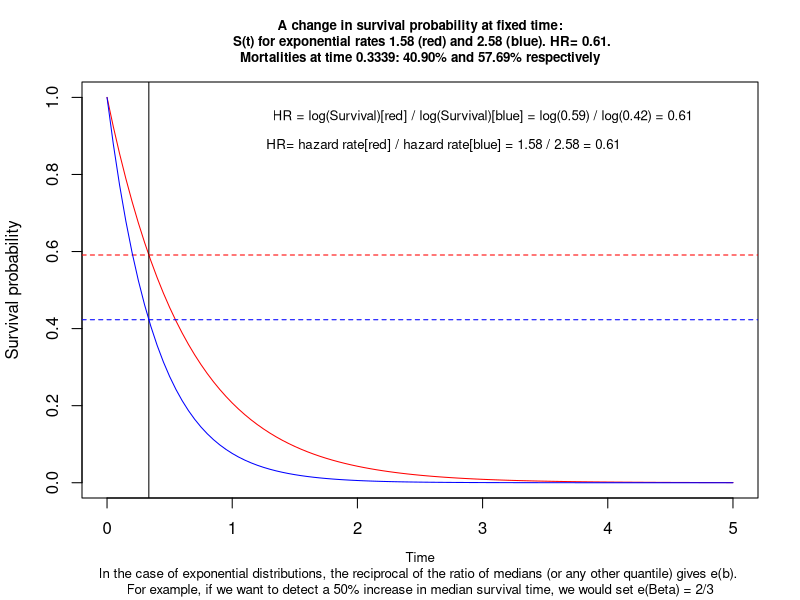
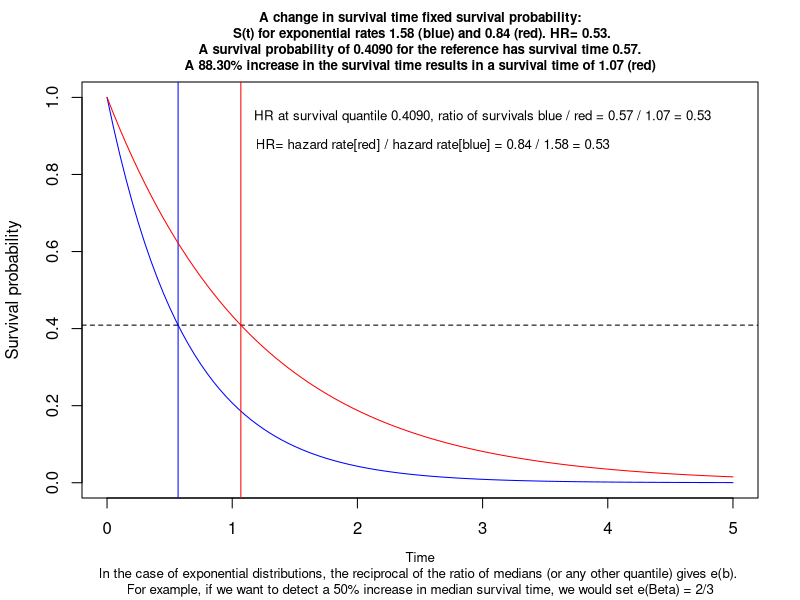
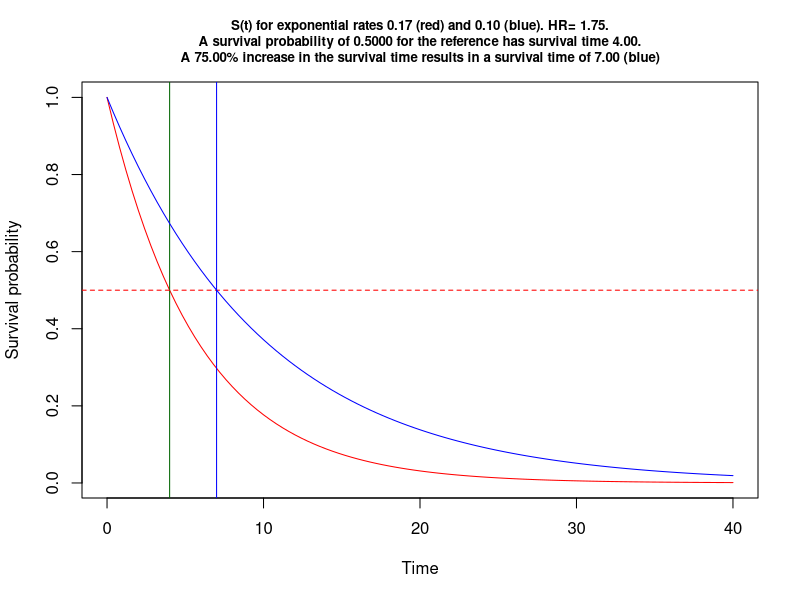
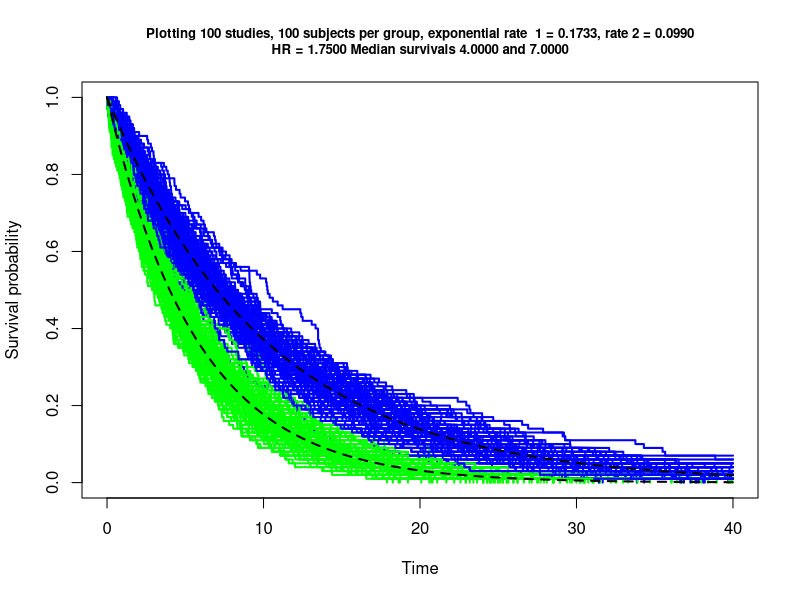

Generate these figures, in order, with R: (Note: this script raises an error after producing the figures.)
## ---- chunk 1

#/***************************************************************************#
#Filename           :      xxxxxxxxxxxxxxxxxxxxx
#Author             :      obrieea1
#Date               :      xx-May-2021
#R                  :      xxxxxxxxxxxxx
#Platform           :      xxxxxxxxxxxxx 
#Project/Study      :      xxxxxxxxxxxxx
#Description        :      xxxxxxxxxxxxx   
#Assumptions:   
#Input              :       
#Output             :      An .R, .Rmd and .html file is output to xxx
#                          An .R file is output to the dir where original .Rmd file is located
#Macros used        :      none
#---------------------------------------------------------------------------
#MODIFICATION HISTORY: 
#    <DD-MON-YYYY>,
#    <Description> 
#    
#***************************************************************************/

# knit: (function(inputFile, encoding) { 
#               out_dir <- '~/Survival-power';   
#           rmarkdown::render(inputFile,
#                         encoding=encoding, 
#       output_file=file.path(out_dir,'survival power exploration.html')) })

        rm(list=ls())

        set.seed(123)
        startTime<-proc.time()
        library(knitr)
        knit_hooks$set(purl = hook_purl)  #new line
        options(width=120)
        options(width = 999)
        opts_chunk$set(comment = "", warning = FALSE, message = FALSE,
                       echo = FALSE, tidy = FALSE, size="tiny",  cache=FALSE,
                       progress=TRUE,
                         fig.width=7, fig.height=3.5,
                       cache.path = 'program_Cache/',
                       fig.path='figure/')
         
        knitr::knit_hooks$set(inline = function(x) {
          knitr:::format_sci(x, 'md')
        })
         
        
        options(scipen=999)  # remove scientific notation
        
      
        # create an R file of the code!
        # https://stackoverflow.com/questions/26048722/knitr-and-tangle-code-without-execution
        
         # knit_hooks$set(purl = function(before, options) {
         #   if (before) return()
         #   input  = current_input()  # filename of input document
         #   output = paste(tools::file_path_sans_ext(input), 'R', sep = '.')
         #   if (knitr:::isFALSE(knitr:::.knitEnv$tangle.start)) {
         #   assign('tangle.start', TRUE, knitr:::.knitEnv)
         #   unlink(output)
         # }
         #   cat(options$code, file = output, sep = '\n', append = TRUE)
         # })

          # function to calculate the mode     
          getmode <- function(v) {
               uniqv <- unique(v)
               uniqv[which.max(tabulate(match(v, uniqv)))]
          }
  
          
        # https://stackoverflow.com/questions/36868287/purl-within-knit-duplicate-label-error
          
          options(knitr.duplicate.label = 'allow') # to help with purl
 
          
## ---- chunk 2

 
      
      gps1 <-  paste0('~/Survival-power')
      gps2 <-  paste0('~/Survival-power')
      
      path.script <- paste0(gps1, '')        # code to go here
      path.import <- paste0(gps2, '')  # data is here
      path.export <- paste0(gps1, '') 
      
      wd <- Rhome <- paste0('~/Survival-power')
      wd.code <- paste0(Rhome,'')                 
      wd.data <- paste0(Rhome,'')
 
      
      
      # rounding functions
      p2 <- function(x) {formatC(x, format="f", digits=2)}
      p3 <- function(x) {formatC(x, format="f", digits=3)}
      p4 <- function(x) {formatC(x, format="f", digits=4)}
      
       # https://stackoverflow.com/questions/3245862/format-numbers-to-significant-figures-nicely-in-r
      formatz <- function(x){
        
        if (!is.na(x)  ) {
          
          formatC(signif(x,digits=5), digits=5,format="fg", flag="#",big.mark=",")
          
        }
        
      }
      
      formatz0 <- function(x){
        sprintf(x, fmt = '%s')  
      }
      formatz1 <- function(x){
        sprintf(x, fmt = '%#.1f')  
      }
      formatz2 <- function(x){
        sprintf(x, fmt = '%#.2f')  
      }
      formatz00 <- function(x){
        round(x,0) 
      }
      formatz4 <- function(x){
        sprintf(x, fmt = '%#.4f')  
      }
 
      
## ---- chunk 3
      
    # functions  to get means and SDs, not used
    mymean <- function(x) {mean(x, na.rm=T)}
    mysd <- function(x) {sd(x, na.rm=T)}
    
     
## ---- chunk 4
 
    library(survival)
    library(rms) # for modelling
    library(tidyverse)
   
## ---- chunk 5
      
  # x <- list.files(path.import,".")   # get the names of all files in this dir.
  # #
  # f <- x[grep("\\.sas7bdat\\b",x)]  # get the names that include sas7bdat
  # 
  # f <- c("zzzzz.sas7bdat","yyyy.sas7bdat","xxxx.sas7bdat")
  # 
  # # assign names to objects and call the object the actual name
  # for (i in 1:length(f)) assign(f[i], haven::read_sas(paste0(path.import,f[i])))

  lambda  <-runif(1,1,3)                       # random, this will be a constant hazard rate
  lambda2 <-runif(1,1,3)                       # random, second curve rate
  
  end <- ceiling(-(log(1-.999)/ lambda))       # for plotting 99th percentile
  s <- seq(0,end, length.out = end+1)          # reasonable x axis
  p <- 0.5                                         # choose survival prop
  p <- runif(1)                                   # random survival prop
  ms <- -log(1-p)/lambda                       # survival

  (time1 <- ms )
  (mort1 <-  exp(-lambda2*  ms  ) ) # e^-lambda*t
  
  # tereneau book p62
  # In the case of exponential distributions, the reciprocal of the ratio of
  # medians (or any other quantile) gives e(b). For example, if we want to
  # detect a 50% increase in median survival time, we would set e(Beta) = 2/3. 
  (log(1-p)/log(mort1))
  lambda/lambda2
  #~~~~~~~~~~~~~~~~~~~~~~~~~~~~~~~~~~~~~~~~~~~~~~~~~~~~~~~~~~~~~~~~~~~~~~~~~~~~~~~~~~~~
  #~~~~~~~~~~~~~~~~~~~~~~~~~~~~~~~~~~~~~~~~~~~Survival function~~~~~~~~~~~~~~~~~~~~~~~~~~~~~~~
  zp <- function(x, shape, scale)
    pweibull(x, shape=shape, scale=scale,lower.tail=F)
  
  #~~~~~~~~~~~~~~~~~~
  curve(zp(x, shape=1, scale=1/lambda), from=0, to=end, 
         main=paste0("A change in survival probability at fixed time:\n S(t) for exponential rates ",
                     formatz2(lambda)," (red) and ",formatz2(lambda2), " (blue). HR= ",
                     formatz2(lambda/lambda2),".\nMortalities at time ",
                     formatz4(ms),": ",formatz2(p*100),"% and ", 
                     formatz2((1-mort1)*100 ), "% respectively" ), cex.main = .8,
                     ylab='Survival probability', xlab='', col="red", 
                      sub= "Time\nIn the case of exponential distributions, the reciprocal of the ratio of medians (or any other quantile) gives e(b). \nFor example, if we want to detect a 50% increase in median survival time, we would set e(Beta) = 2/3" ,  cex.sub=.8)

  abline(v=ms )  
  abline(h=1-p , col='red' , lty=2)
  #~~~~~~~~~~~~~~~~~~
  curve(zp(x, shape=1, scale=1/lambda2), from=0, to=end,    # main=paste0("S(t), rate = ",lambda2,""),
        ylab='Survival probability', xlab='Time', col="blue", add=TRUE)
  abline(h=mort1 , col='blue' , lty=2)                      # think of exp(-lambda*t) where t is the define line above
  #~~~~~~~~~~~~~~~~~~
  text(x = end*.6, y = .95, #(1-p)*1.1, #.7,                # Text with different color & size
       paste0("HR = log(Survival)[red] / log(Survival)[blue] = log("
              ,formatz2(1-p),
              ") / log(",
              formatz2(mort1),
              ") = ", 
              formatz2( log(1-p)/log(mort1) ),
              ""),
       col = "black",#1b98e0",
       cex = .8)
  #~~~~~~~~~~~~~~~~~~
  text(x = end*.537, y = .875, #mort1*.9, #.5,                # Text with different color & size
       paste0(expression("HR= hazard rate[red] / hazard rate[blue] = "),
              formatz2(lambda)," / ",formatz2(lambda2)," = "
              ,formatz2(lambda/lambda2),""
              ),
       col = "black",#1b98e0",
             cex = .8)
  #~~~~~~~~~~~~~~~~~~
     # ratio of two survivals
     A <- -log(1-p)/lambda2
     B <- -log(1-p)/lambda
      
     A/B
     lambda/lambda2

## ---- chunk 6
      
 #~~~~~~~~~~~~~~~~~~~~~~~~~~~~~~~~~~~~~~~~~~~~~~~~~~~~~~~~~~~~~~~~~~~~~~~~~~~~~~~~~~~~~~~~~~~~~~~~
 ## instead of survival mortality lets postulated change in the time for survival  
 #a 50% increase in median survival time, we would set e(3 =
 
 fact. <-     runif(1) # random % increase in time for survival of this means
 lambda2  <-  lambda/(1+fact.)  # use lambda from previous chunk
 hr    <-     lambda2/lambda
 
 ref.time <- -log(p)/lambda
 trt.time <- -log(p)/lambda2
 
 curve(zp(x, shape=1, scale=1/lambda), from=0, to=end, 
       main=paste0("A change in survival time fixed survival probability:\n S(t) for exponential rates ",formatz2(lambda)," (blue) and ",formatz2(lambda2), " (red). HR= ",formatz2(hr),".\n A survival probability of ",formatz4(p)," for the reference has survival time ",
                   formatz2( ref.time),". \nA ",formatz2(fact.*100) ,"% increase in the survival time results in a survival time of ",formatz2(trt.time)," (red)"),  cex.main = .8,
       ylab='Survival probability',xlab='', 
       col="blue",
        sub= "Time\nIn the case of exponential distributions, the reciprocal of the ratio of medians (or any other quantile) gives e(b). \nFor example, if we want to detect a 50% increase in median survival time, we would set e(Beta) = 2/3" , cex.sub=.8)
 
   text(x = end*.6, y = .95, #p*1.2,              # Text with different color & size
       paste0("HR at survival quantile ",formatz4(p),", ratio of survivals blue / red = "
              ,formatz2(ref.time),
              " / ",
              formatz2(trt.time),
              " = ", 
              formatz2( ref.time/trt.time ),
              ""),
       col = "black",
       cex = .8)
 
  #~~~~~~~~~~~~~~~~~~
  text(x = end*.52, y = .875, #mort1*.9, #.5,                # Text with different color & size
       paste0(expression("HR= hazard rate[red] / hazard rate[blue] = "),
              formatz2(lambda2)," / ",formatz2(lambda)," = "
              ,formatz2(lambda2/lambda),""
              ),
       col = "black",#1b98e0",
             cex = .8)
  #~~~~~~~~~~~~~~~~~~~
 abline(v= -log(p)/lambda, col='blue')  
 abline(h=p , col='black' , lty=2)
 abline(v= -log(p)/lambda2 , col='red')   
 
 curve(zp(x, shape=1, scale=1/lambda2), from=0, to=end,  
       ylab='Survival probability', xlab='Time', col="red", add=TRUE)
  
 #~~~~~~~~~~~~~~~~~~~~~~~~~~~~~~~~~~~~~~~~~~~~~~~~~~~~~~~~~~~~~~~~~~~~~~~~~~~~~~~~~~~~~~~~~~~~~~~~
 
 
## ---- chunk 7
     
## ---- chunk 8
 
# This function is useful for creating d1 an input to Hmisc cpower

  morti <- function ( d0=.5, hr=2/3, time=6){
    
      lambda = -log(1-d0)/time     # hazard rate 
      m = 1 - exp(-lambda*time*hr) # mortality hence subtracting from 1
      return(m)
  } 
  
 
  d0 <- 0.5
  d1 <- morti()
  
  cpower(tref=6, n=352, mc=d0, r= 100*(d0 - d1)/d0, tmin=39/4, 
         accrual=74/4, alpha=.05, pr=TRUE,
         noncomp.c = 0, noncomp.i = 0)


 
## ---- chunk 9

## ---- chunk 10
  
d0 <- 1-.29
d1 <- 1-.4
cpower(tref=1, n=444, mc=d0, r= 100*(d0 - d1)/d0, tmin=1, 
       accrual=1, alpha=.05, pr=TRUE,
       noncomp.c = 0, noncomp.i = 0)
  
  
  
## ---- chunk 11
     
## ---- chunk 12
     

cpower(tref=2, n=1000, mc=.2, r=25, accrual=2, tmin=1, 
       noncomp.c=10, noncomp.i=17.5)

# repeating using my function, only difference due to rounding

  d0= .2
  time=2
  hr=0.7283
  d1 <- morti(d0=d0, hr= hr, time=time)
  
  cpower(tref=time, n=1000, mc=d0, r=100*(d0 - d1)/d0, accrual=2, tmin=1, 
         noncomp.c=10, noncomp.i=17.5)
 
## ---- chunk 13

  
  d0= .6
  time=5
  d1=.41
  
  cpower(tref=time, n=400, mc=d0, r=100*(d0 - d1)/d0, accrual=1.5, tmin=2,    # p478 and p482
         noncomp.c=0, noncomp.i=0)
  
  cpower(tref=time, n=400, mc=d0, r=100*(d0 - d1)/d0, accrual=2.0,  tmin=2,    # p483
         noncomp.c=0, noncomp.i=0)
  
  cpower(tref=time, n=903, mc=d0, r=100*(d0 - d1)/d0, accrual=20/24, tmin=0,  # p483 no this does not match <-!!
         noncomp.c=0, noncomp.i=0) 


## ---- chunk 14

# Stata survival book p353/354, we duplicate with cpower
# stpower exponential 0.03, hratio(0.6) power(0.9) aperiod(20) fperiod(15)

    hr   <- 0.6
    h    <- 0.03  
    time <- 1/h*(-log(1-0.5))^(1)  #Weibull
    d0   <- 0.5
    d1   <- morti(d0=d0, hr= hr, time=time)  # my function
  
  cpower(tref=time, n=190*2, mc=d0, r=100*(d0 - d1)/d0, accrual=20, tmin=15, 
         noncomp.c=0, noncomp.i=0) #

## ---- chunk 15

 
# stpower exponential 0.03, hratio(0.6) power(0.9) fperiod(35) loghazard detail

simfunx <- function(p=1, hr=.6, n=30, At=20, lambdaC=.018, alpha=0.05, seed=NULL ) {
  
      if (!is.null(seed)) set.seed(seed)
      
      h  <- lambdaC #                    # hazard for exponential using med surv, remeber -log(0.5) is the same 
      ms <- 1/h*(-log(1-0.5))^(p)        # lets show we know how to recreate median survival
      T1 <- 1/h*(-log(runif(n)))^(p)     # weibull times, p=1 so exp, lambda=h
      
      ms2<- ms*hr                        # use the HR to get hazard in other group
      h2 <- log(2)/ms2
      T2 <- 1/h2*(-log(runif(n)))^(p)    # create n weibull times, p=1 so exp, lambda=h2
      
      # lambdaC hazard of censoring
      C1 = rweibull(n, shape=1, scale=1/lambdaC)   # censoring time
      C2 = rweibull(n, shape=1, scale=1/lambdaC)   # censoring time
      
      C1 = rep(100000,n)    # censoring time, basically no censoring due to large time I use here
      C2 = rep(100000,n)    # censoring time  basically no censoring due to large time I use here
      
      time1 = pmin(T1,C1)  # observed time is min of censored and true grp0
      time2 = pmin(T2,C2)  # observed time is min of censored and true grp1
      
      event1 = time1==T1   
      event2 = time2==T2   
      
      event = c(event1,event2)
      Ti = c(time1,time2)
      
      event <- ifelse(Ti >= At, 0, event)
      Ti <-     ifelse(Ti >= At, At, Ti)
      #~~~~~~~~~~~~~~~~~~~~~~~~~~~~~~~~~~~~~~~~~~~~~~~~~~~~~~~~~~~~~~~~~~~~~
      dd <- data.frame(T= Ti, 
                       x = c(rep(1,n), rep(0,n)), 
                       event = event )
      
      l = coxph(Surv(T, event) ~ x, dd)
      
      o <- anova(l)$`Pr(>|Chi|)`[2] # P-value from likelihood ratio test
      
      pow <- o<=alpha
      
      u <- exp(confint(l, level = .9))  [2][[1]]  # use for upper 90% conf interval for non inferiority
      
      n <- (l$n-l$nevent)/l$n  
      
      p <- exp(l$coefficients[[1]])
      
      ev <- l$nevent  # no of events
      
      h1=h
      h2=h2
      
      c( (h1), (h2), (ev),  (n), (p), (u), (o),  (pow))
}


  simres <- plyr::raply(1000,simfunx(p=1, hr=1/.6, n=294/2, At=35, lambdaC=.03))
  simres <- as.data.frame(simres)
  names(simres) <- c("h1","h2","No of events", "Proportion of events","HR", "HR Upper 90CI","Mean P-value","Power")
  options(digits=3)
  r <- (apply(simres,2, mean))
  r<-as.data.frame(r)
  print(kable(t(r)))
  options(digits=7)


## ---- chunk 16


## ---- chunk 17


simfunf <- function(p=1, hr=.6, n=30, acc=20, fup=5, lambdaC=.018, alpha=0.05, seed=NULL ) {
  
  if (!is.null(seed)) set.seed(seed)
  
  At <- T1 <- T2 <- D1 <- D2 <- T1a <- T2a <- time1 <- time2 <- l <- NULL
  
  At= acc + fup
  
  h  <- lambdaC #                    # hazard for exponential using med surv, remeber -log(0.5) is the same 
  ms <- 1/h*(-log(1-0.5))^(p)        # lets show we know how to recreate median survival
  T1 <- 1/h*(-log(runif(n)))^(p)     # weibull times, p=1 so exp, lambda=h
  
  ms2<- ms*hr                        # use the HR to get hazard in other group
  h2 <- log(2)/ms2
  T2 <- 1/h2*(-log(runif(n)))^(p)    # create n weibull times, p=1 so exp, lambda=h2
  
  # lambdaC hazard of censoring
  C1 = rweibull(n, shape=1, scale=1/lambdaC)   # censoring time
  C2 = rweibull(n, shape=1, scale=1/lambdaC)   # censoring time
  
  a1 <- runif(n,0,acc) # use these for random uniform accrual times
  a2 <- runif(n,0,acc)
  
  D1 = T1+a1   # add rand uniform to weibull events
  D2 = T2+a2
  
  T1a <- ifelse(D1>At, At,  T1 )  # make sure no time + accrual entry exceeds accrual + follow up
  T2a <- ifelse(D2>At, At,  T2 )  # and replace [rand uniform to weibull events] with original time to event time

  # by pass censoring, so no censoring!
  C1 = rep(100000,n)    # censoring time, basically no censoring
  C2 = rep(100000,n)    # censoring time  basically no censoring
  
  time1 = pmin(T1a,C1)  # observed time is min of censored and true grp0
  time2 = pmin(T2a,C2)  # observed time is min of censored and true grp1
  
  event1 = time1==T1a   
  event2 = time2==T2a   
  
  
  event = c(event1,event2)
  Ti = c(time1,time2)
  
  event <- ifelse(Ti >= At, 0, event)
  Ti <-     ifelse(Ti >= At, At, Ti)
  #~~~~~~~~~~~~~~~~~~~~~~~~~~~~~~~~~~~~~~~~~~~~~~~~~~~~~~~~~~~~~~~~~~~~~
  dd <- data.frame(T= Ti, 
                   x = c(rep(1,n), rep(0,n)), 
                   event = event )
  
  l = coxph(Surv(T, event) ~ x, dd)
  
  o <- anova(l)$`Pr(>|Chi|)`[2] # P-value from likelihood ratio test
  
  pow <- o<=alpha
  
  u <- exp(confint(l, level = .9))  [2][[1]]  # use for upper 90% conf interval for non inferiority
  
  n <- (l$n-l$nevent)/l$n  
  
  p <- exp(l$coefficients[[1]])
  
  ev <- l$nevent  # no of events
  
  h1=h
  h2=h2
  
  c(h1,h2,ev,n,p,u,o, pow)
}

# my god it works!!!
  simres <- plyr::raply(1000,simfunf(p=1, hr=.6, n=190,  lambdaC=.018, acc=20, fup=15))
  simres <- as.data.frame(simres)
  names(simres) <- c("h1","h2","No of events", "Proportion of events","HR", "HR Upper 90CI","Mean P-value","Power")
  options(digits=3)
  r <- (apply(simres,2, mean))
  r<-as.data.frame(r)
  print(kable(t(r)))
  options(digits=7)


## ---- chunk 18
 
  
  hr=.6
  h  <- .03  
  time <- 1/h*(-log(1-0.5))^(1) 
  d0=.5
  
  d1 <- morti(d0=d0, hr= hr, time=time)
  
  cpower(tref=time, n=190*2, mc=d0, r=100*(d0 - d1)/d0, accrual=20, tmin=15, 
         noncomp.c=0, noncomp.i=0) #?


## ---- chunk 19
 
  weibSurv <- function(x, shape, scale)
      pweibull(x, shape=shape, scale=scale,lower.tail=F)

#~~~~~~~~~~~~~~~~~~~~~~~~~~~~~~~~~~~~~~~~~~~~~~~~~~~~~~~~~~~~~~~~~~~~~~~~~~~~~~~~~~~~~~~~~~~~~~~~
# instead of survival mortality lets postulated change in the time for survival  
# visualize the question
#~~~~~~~~~~~~~~~~~~~~~~~~~~~~~~~~~~~~~~~~~~~~~~~~~~~~~~~~~~~~~~~~~~~~~~~~~~~~~~~~~~~~~~~~~~~~~~~~

  # inputs
  n     <- 100                             # no of patients per group
  ms1   <- 4                               # median survival null
  ms2   <- 7                               # median survival alternative
  p     <- 0.50                            # time for survival probability
  fact. <- (ms2-ms1)/ms1                   # % increase in time for survival of this means
  h     <- lambda   <-  log(2)/ms1         # baseline hazard (reference)
  h2    <- lambda2  <-  lambda/(1+fact.)   # alternate hazard
  hr    <- lambda/lambda2                  # hr compares to alternate/longer survival

## ---- chunk 20
   
  
#~~~~~~~~~~~~~~~~~~~~~~~~~~~~~~~~~~~~~~~~~~~~~~~~~~~~~~~~~~~~~~~~~~~~~~~~~~~~~~~~~~~~~~~~~~~~~~~~
# visualize the question
#~~~~~~~~~~~~~~~~~~~~~~~~~~~~~~~~~~~~~~~~~~~~~~~~~~~~~~~~~~~~~~~~~~~~~~~~~~~~~~~~~~~~~~~~~~~~~~~~

  end <- ceiling(-(log(1-.999)/ lambda))       # for plotting the range of x axis, calc. 99th percentile
  s   <- seq(0,end, length.out = end+1)    
  
  curve(weibSurv(x, shape=1, scale=1/lambda), from=0, to=end, 
        main=paste0("S(t) for exponential rates ",formatz2(lambda)," (red) and ",formatz2(lambda2), " (blue). HR= ",formatz2(hr),".\n A survival probability of ",formatz4(p)," for the reference has survival time ",
                    formatz2(-log(p)/lambda),". \nA ",formatz2(fact.*100) ,"% increase in the survival time results in a survival time of ",formatz2(-log(p)/lambda2)," (blue)"),  cex.main = .8,
        ylab='Survival probability', xlab='Time', col="red")
  
  abline(v= -log(p)/lambda, col='darkgreen')  
  abline(h=p , col='red' , lty=2)
  abline(v= -log(p)/lambda2 , col='blue')   
  
  curve(weibSurv(x, shape=1, scale=1/lambda2), from=0, to=end,  
        ylab='Survival probability', xlab='Time', col="blue", add=TRUE)

## ---- chunk 21
  
#~~~~~~~~~~~~~~~~~~~~~~~~~~~~~~~~~~~~~~~~~~~~~~~~~~~~~~~~~~~~~~~~~~~~~~~~~~~~~~~~~~~~~~~~~~~~~~~~
# Plot many studies
#~~~~~~~~~~~~~~~~~~~~~~~~~~~~~~~~~~~~~~~~~~~~~~~~~~~~~~~~~~~~~~~~~~~~~~~~~~~~~~~~~~~~~~~~~~~~~~~~

  T1 <- 1/h* (-log(runif(n)))^(1)      # 1 in brackets dictates exponential dist
  T2 <- 1/h2*(-log(runif(n)))^(1)      # 1 in brackets dictates exponential dist
  
  survfit1 <- survfit(Surv(T1) ~ 1)
  plot(survfit1, ylab="Survival probability", xlab="Time",col="green", conf.int=FALSE, 
       main=paste0("Plotting ",n," studies, ",n," subjects per group, exponential rate  1 = ",formatz4(h),", rate 2 = ",formatz4(h2), "\nHR = ",formatz4(h/h2),
                   " Median survivals ",formatz4(log(2)/lambda)," and ",formatz4(log(2)/lambda2)), xlim=c(0,end), cex.main = .8)
  
  survfit2 <- survfit(Surv(T2) ~ 1)
  lines(survfit2, lwd=2, col='blue', conf.int = FALSE)  
  
  # draw 100 studies!
  for ( i in 1:n) {
    
    T1 <- 1/h* (-log(runif(n)))^(1)   # 1 in brackets dictates exponential dist
    T2 <- 1/h2*(-log(runif(n)))^(1)   # 1 in brackets dictates exponential dist
    
    survfit1 <- survfit(Surv(T1) ~ 1)
    lines(survfit1, lwd=2, col='green', conf.int = FALSE)  
    
    survfit2 <- survfit(Surv(T2) ~ 1)
    lines(survfit2, lwd=2, col='blue', conf.int = FALSE)  
    
  }
  
  # plot true survival curve, constant hazard h
  curve(weibSurv(x, shape=1, scale=1/h), from=0, to=end, n=length(T1), 
        col='black', lwd=2, lty=2,
        ylim=c(0,1), add=TRUE)
  
  # plot true survival curve, constant hazard h2
  curve(weibSurv(x, shape=1, scale=1/h2), from=0, to=end, n=length(T1), 
        col='black', lwd=2, lty=2,
        ylim=c(0,1), add=TRUE)


## ---- chunk 22
  
#~~~~~~~~~~~~~~~~~~~~~~~~~~~~~~~~~~~~~~~~~~~~~~~~~~~~~~~~~~~~~~~~~~~~~~~~~~~~~~~~~~~~~~~~~~~~~~~~
# power simulation
#~~~~~~~~~~~~~~~~~~~~~~~~~~~~~~~~~~~~~~~~~~~~~~~~~~~~~~~~~~~~~~~~~~~~~~~~~~~~~~~~~~~~~~~~~~~~~~~~

  sim = function(h,h2,n) {
    
    # Simulate some time to event data
    T1 <- 1/h* (-log(runif(n)))^(1)   
    T2 <- 1/h2*(-log(runif(n)))^(1) 
    
    # data
    ti = c(T1, T2)
    gr = c(rep(1, n), rep(0, n))
    
    l = coxph(Surv(ti) ~ gr)    # Fit Cox model
    anova(l)$`Pr(>|Chi|)`[2]   # P-value 
  }
  
  #set.seed(123) # Reproducible pseudorandom numbers
  pv <-  replicate(1000, sim(n = 200/2, h = h, h2=h2)) 
  mean(pv <= 0.05)  

  
## ---- chunk 23
#~~~~~~~~~~~~~~~~~~~~~~~~~~~~~~~~~~~~~~~~~~~~~~~~~~~~~~~~~~~~~~~~~~~~~~~~~~~~~~~~~~~~~~~~~~~~~~~~
# let's use Frank Harrell Hmisc cpower function
# the perspective here is change in mortality at initial time of interest rather 
#~~~~~~~~~~~~~~~~~~~~~~~~~~~~~~~~~~~~~~~~~~~~~~~~~~~~~~~~~~~~~~~~~~~~~~~~~~~~~~~~~~~~~~~~~~~~~~~~
  morti <- function ( d0=.5, hr=2/3, time=6){
    
    lambda = -log(1-d0)/time     # hazard rate 
    m = 1 - exp(-lambda*time*hr) # mortality hence subtracting from 1
    return(m)
  } 
  
  time <- ms1
  d0   <- p
  hr   <- 1/hr
  
  d1 <- morti(d0=d0, hr= hr, time=time)
  
  # looking at graph above just made me choose accrual time 100 with no further follow up
  Hmisc::cpower(tref=time, n=100*2, mc=d0, r=100*(d0 - d1)/d0, accrual=100, tmin=0, 
         noncomp.c=0, noncomp.i=0) 
  
    Hmisc::cpower(tref=time, n=152, mc=d0, r=100*(d0 - d1)/d0, accrual=100, tmin=0, 
         noncomp.c=0, noncomp.i=0) 
  

## ---- chunk 24


 w.sim2 <- function(p=1, hr=1.75, n=100, At=30, ms=5.5, lambdaC=.04) { 

      h  <- log(2)/ms                    # hazard for exponential
      ms <- 1/h*(-log(1-0.5))^(p)        # median survival
      T1 <- 1/h*(-log(runif(n)))^(p)     # weibull times, p=1 so exp, lambda=h
      
      ms2<- ms*hr                        # use the HR to get hazard in other group
      h2 <- log(2)/ms2
      T2 <- 1/h2*(-log(runif(n)))^(p)    # weibull times, p=1 so exp, lambda=h2
      
      # lambdaC hazard of censoring
      C1 = rweibull(n, shape=1, scale=1/lambdaC)   # censoring time
      C2 = rweibull(n, shape=1, scale=1/lambdaC)   # censoring time
      
      time1 = pmin(T1,C1)  # observed time is min of censored and true grp0
      time2 = pmin(T2,C2)  # observed time is min of censored and true grp1
      
      event1 = time1==T1   
      event2 = time2==T2   
      
      event = c(event1,event2)
      #~~~~~~~~~~~~~~~~~~~~~~~~~~~~~~~~~~~~~~~~~~~~~~~~~~~~~~~~~~~~~~~~~~~~~
      dat <- data.frame(T = c(time1,time2), 
                        x = c(rep(1,n), rep(0,n)), 
                        event = c(event1,event2) )

      l = coxph(Surv(T, event) ~ x, dat)
      
      pv <- anova(l)$`Pr(>|Chi|)`[2] # P-value from likelihood ratio test
      
      # collect
      o <- pv
      
      n <- (l$n-l$nevent)/l$n
      
      p <- exp(l$coefficients[[1]])
      
      ev <- l$nevent
      
   #   pow <- o <=.05
      
      output <- list(o,n,p,ev )
      
      return(output)

    }

 
  fact.    <-   (7-4)/4  # % increase in time for survival of this means
  lambda   <-  log(2)/4 # baseline hazard (reference)
  lambda2  <-  lambda/(1+fact.)
  hr       <-  lambda/lambda2
   
   
  # need to double check inputs are correct here??
  require(survival)
  phr = replicate(1000, w.sim2(p=1, hr=hr, n=200/2, At=30000, ms=7, lambdaC=0.00006)) # # censoring and admin censoring times are so big they have no effect
  phr <- t(phr)
  mean(phr[,1] <= 0.05) 


## ---- chunk 25
  
  
#~~~~~~~~~~~~~~~~~~~~~~~~~~~~~~~~~~~~~~~~~~~~~~~~~~~~~~~~~~~~~~~~~~~~~~~~~~~~~~~~~~~~~~~~~~~~~~~~
# non inf power simulation - under construction
#~~~~~~~~~~~~~~~~~~~~~~~~~~~~~~~~~~~~~~~~~~~~~~~~~~~~~~~~~~~~~~~~~~~~~~~~~~~~~~~~~~~~~~~~~~~~~~~~
  # inputs
  n     <- 100                             # no of patients per group
  ms1   <- 4                               # median survival null
  ms2   <- 7                               # median survival alternative
  p     <- 0.50                            # time for survival probability
  fact. <- (ms2-ms1)/ms1                   # % increase in time for survival of this means
  h     <- lambda   <-  log(2)/ms1         # baseline hazard (reference)
  h2    <- lambda2  <-  lambda/(1+fact.)   # alternate hazard
  hr    <- lambda/lambda2                  # hr compare
  
  
  simi = function(h,h2,n) {
    
    # Simulate some time to event data
    T1 <- 1/h* (-log(runif(n)))^(1)   
    T2 <- 1/h2*(-log(runif(n)))^(1) 
    
    # data
    ti = c(T1, T2)
    gr = c(rep(1, n), rep(0, n))
    
    l = coxph(Surv(ti) ~ gr)    # Fit Cox model
    #anova(l)$`Pr(>|Chi|)`[2]   # P-value 
    exp(confint(l, level = .9))  [1][[1]]  # use for lower CI
    
  }
  
  #set.seed(123) # Reproducible pseudorandom numbers
  # try less samples
  pv <-  replicate(1000, simi(n = 50/2, h = h, h2=h2)) 
  mean(pv >  0.80)
  mean(pv >  0.85) 
  mean(pv >  0.90)
  mean(pv >  0.95)  
 # mean(pv > 1.0)
#  mean(pv > 1.1)  
#  mean(pv > 1.2)
  








## ---- chunk 26

      options(width=70)
     # opts_knit$set(root.dir = wd.code)   ##THIS SETS YOUR WORKING DIRECTORY
      sessionInfo()
      print(getwd())
      stopTime<-proc.time()


## ---- chunk 27

    # move stangle R file to a folder in GPS
    # put this at bottom and give it the same name as the RMD file , replace any blanks with underscore
    # https://amywhiteheadresearch.wordpress.com/2014/11/12/copying-files-with-r/

    # https://stackoverflow.com/questions/21101573/need-the-filename-of-the-rmd-when-knitr-runs
    x <- knitr::current_input() 
    x
    rcode <-  gsub(' ','_', trimws(x))                       # replace blank with underscore, this is needed
    file.copy(rcode, path.script,  overwrite=TRUE)           # make a copy of the rcode in a folder of choice
    
    
    # saving the html to GPS!
    # https://stackoverflow.com/questions/28894515/rmarkdown-directing-output-file-into-a-directory
    # x1 <- gsub('\\.Rmd','\\.html', trimws(x)) 
    # rcode <-  gsub(' ','_', trimws(x1))   
    # knit: (function(inputFile, encoding) { 
    #   out_dir <- path.script;
    #   rmarkdown::render(inputFile,
    #                     encoding=encoding, 
    #                     output_file=file.path(dirname(x), out_dir, rcode)) })
    # 
    
    #http://felixfan.github.io/extract-r-code/
    #https://www.rdocumentation.org/packages/knitr/versions/1.19/topics/knit
    #y <- knitr::current_input()
    #knitr::purl(y, output = "test.R", documentation = 2)
 
    input  = knitr::current_input()  # filename of input document
    cat("checking purl..")
    input
    output = paste(tools::file_path_sans_ext(input), 'R', sep = '.')
    output
    #tools::file_path_sans_ext(input)
    knitr::purl(input,paste0(path.script,output),documentation=1,quiet=T)  ##where do we wish to save R code?
    getwd()
    
